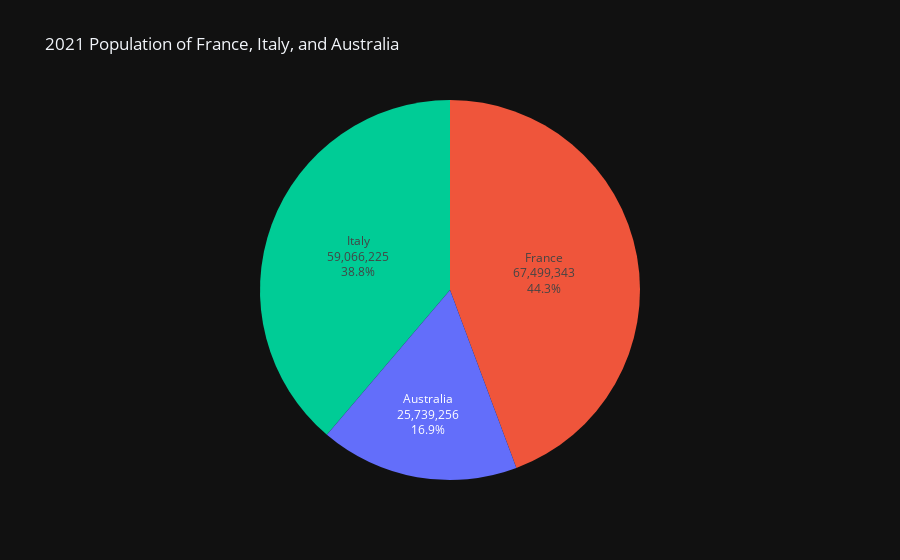

Notebook source saved alongside this figure:
### Markdown cell above
### Comparing one year (picking the latest year) using pie chart

### Code cell
fig = px.pie(
    df3, 
    names="Country Name", 
    values="value", 
    title="2021 Population of France, Italy, and Australia", 
    color="Country Name", 
    template="plotly_dark"
)

fig.update_layout(showlegend=False)

fig.update_traces(textposition='inside', textinfo='label+percent+value')

fig.show()

### Figure 1 — Plotly figure (JSON) as saved in the notebook; plotly's stock layout.template omitted (floating-point values rounded to 4 significant figures)
{"data": [{"customdata": [["Australia"], ["France"], ["Italy"]], "domain": {"x": [0, 1], "y": [0, 1]}, "hovertemplate": "Country Name=%{customdata[0]}<br>value=%{value}<extra></extra>", "labels": ["Australia", "France", "Italy"], "legendgroup": "", "marker": {"colors": ["#636efa", "#EF553B", "#00cc96"]}, "name": "", "showlegend": true, "textinfo": "label+percent+value", "textposition": "inside", "type": "pie", "values": [25739256, 67499343, 59066225]}], "layout": {"legend": {"tracegroupgap": 0}, "showlegend": false, "title": {"text": "2021 Population of France, Italy, and Australia"}}}
